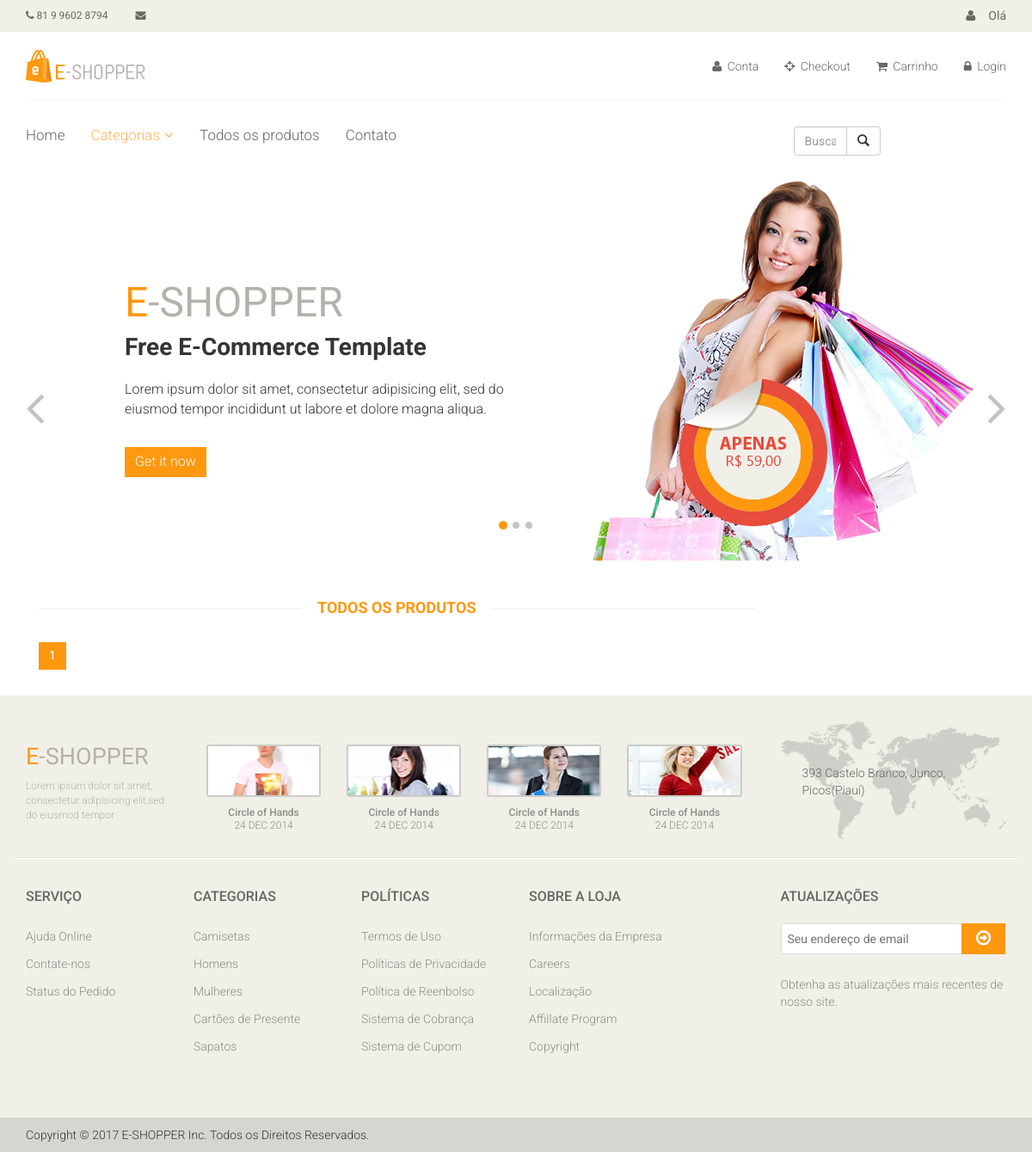
Page /catalogo/ on the earlier database version.
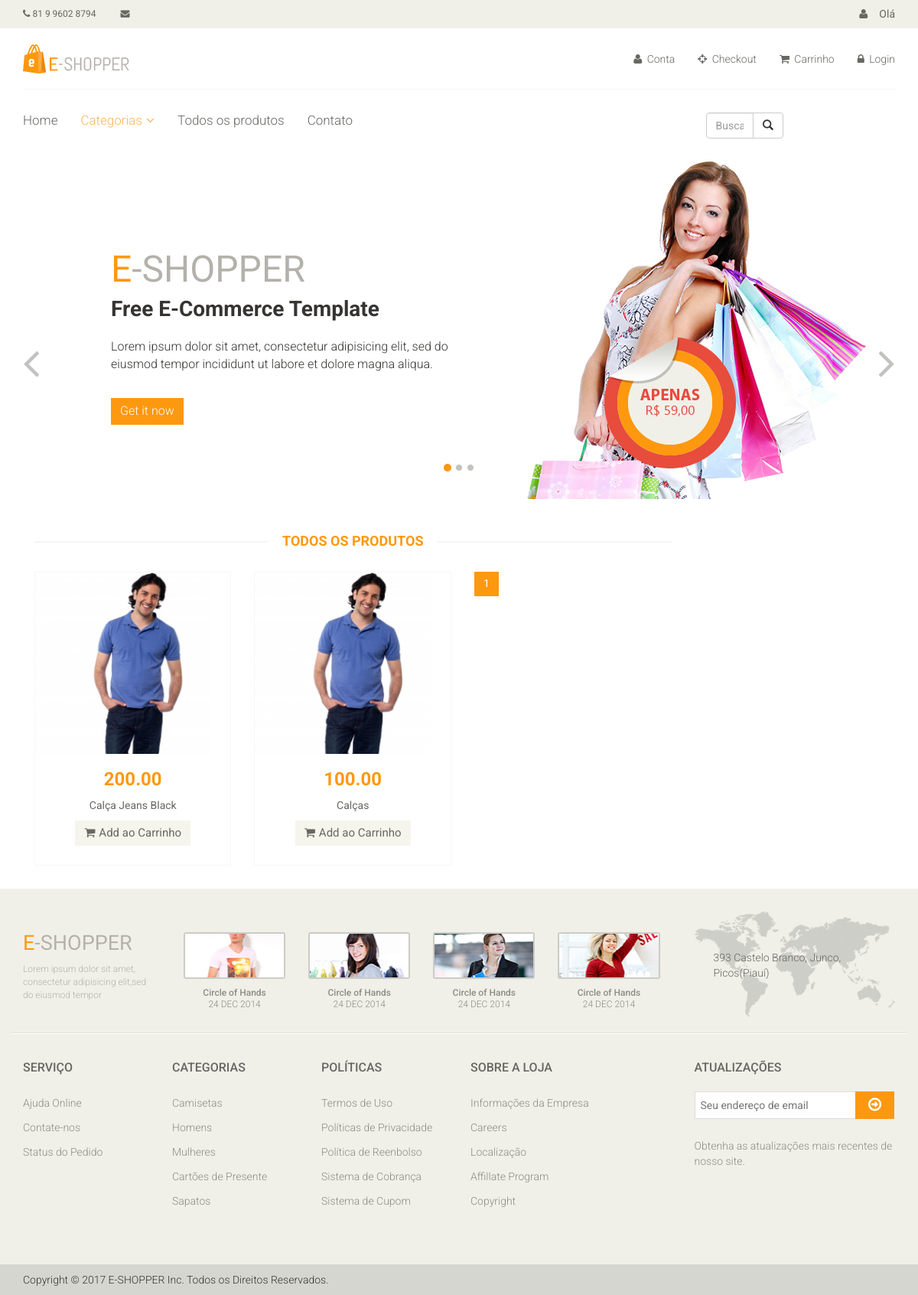
Same page on the later database version.
### catalog/models.py (models this page shows)
class Product(models.Model):
	name = models.CharField('Nome', max_length=100)
	slug = models.SlugField('Indetificador', max_length=100)
	category = models.ForeignKey('catalog.Category', verbose_name='Categoria')
	description = models.TextField('Descrição', blank=True)
	price = models.DecimalField('Preço', decimal_places=2, max_digits=10)
	created = models.DateTimeField('Criado em', auto_now_add=True)
	modified = models.DateTimeField('Modificado em', auto_now_add=True)
	class Meta:
		verbose_name = 'Produto'
		verbose_name_plural = 'Produtos'
		ordering = ['name']
	def __str__(self):
		return self.name
	def get_absolute_url(self):
		return reverse('catalog:product_detail', kwargs={'slug': self.slug})

### catalog/views.py (the view)
class ProductListView(generic.ListView):
	model = Product
	template_name = 'catalog/products.html'
	context_object_name = 'products'
	paginate_by = 9

### catalog/context_processors.py (called while the page is built)
def categories(request):
	return {
		'categories': Category.objects.all()
	}

### catalog/models.py (called while the page is built)
	def __str__(self):
		return self.name

	def get_absolute_url(self):
		return reverse('catalog:category', kwargs={'slug': self.slug})

### core/templatetags/pagination.py (called while the page is built)
@register.inclusion_tag('pagination.html')
def pagination(request, paginator, page_obj):
	context = {}
	context['paginator'] = paginator
	context['request'] = request
	context['page_obj'] = page_obj
	getvars = request.GET.copy()
	if 'page' in getvars:
		del getvars['page']
	if len(getvars) > 0:
		context['getvars'] = '&{0}'.format(getvars.urlencode())
	else:
		context['getvars'] = ''
	return context

### catalog/templates/catalog/products.html (shortened to what this page needs)
{% extends "base.html" %}
{% load pagination %}
{% block container %}
	<div class="col-sm-9 padding-right">
					<div class="features_items">
						<h2 class="title text-center">Todos os Produtos</h2>
						{% for product in products %}
							{% include "catalog/_product.html" %}
						{% endfor %}
						{% pagination request paginator page_obj %}
					</div>
				</div>
{% endblock %}

### core/templates/base.html (shortened to what this page needs)
<!DOCTYPE html>
{% load static %}
<html lang="en">
<head>
    <link href="{% static 'css/bootstrap.min.css' %}" rel="stylesheet">
    <link href="{% static 'css/font-awesome.min.css' %}" rel="stylesheet">
    <link href="{% static 'css/prettyPhoto.css' %}" rel="stylesheet">
    <link href="{% static 'css/price-range.css' %}" rel="stylesheet">
    <link href="{% static 'css/animate.css' %}" rel="stylesheet">
	<link href="{% static 'css/main.css' %}" rel="stylesheet">
	<link href="{% static 'css/responsive.css' %}" rel="stylesheet">
</head>
<body>
	<header id="header">
		<div class="header_top">
			<div class="container">
				<div class="row">
					<div class="col-sm-6 ">
						<div class="contactinfo">
							<ul class="nav nav-pills">
								<li><a href=""><i class="fa fa-phone"></i> 81 9 9602 8794</a></li>
								<li><a href=""><i class="fa fa-envelope"></i>  {{ user.email }}</a></li>
							</ul>
						</div>
					</div>
					<div class="col-sm-6">
						<div class="social-icons pull-right">
							<ul class="nav navbar-nav">
								{% if user.is_authenticated %}
									<li> <a href=""><i class="fa fa-user"></i>Olá, {{ user }}</a></li>
								{% else %}
									<li> <a href=""><i class="fa fa-user"></i>Olá</a></li>
								{% endif %}
							</ul>
						</div>
					</div>
				</div>
			</div>
		</div>
		<div class="header-middle">
			<div class="container">
				<div class="row">
					<div class="col-sm-4">
						<div class="logo pull-left">
							<a href="{% url 'index' %}"><img src="images/home/logo.png" alt="" /></a>
						</div>
					</div>
					<div class="col-sm-8">
						<div class="shop-menu pull-right">
							<ul class="nav navbar-nav">
								<li><a href="{% url 'accounts:index' %}"><i class="fa fa-user"></i> Conta</a></li>
								<li><a href="{% url 'checkout' %}"><i class="fa fa-crosshairs"></i> Checkout</a></li>
								<li><a href="{% url 'checkout:cart_item' %}"><i class="fa fa-shopping-cart"></i> Carrinho</a></li>
								{% if user.is_authenticated %}
									<li><a href="{% url 'logout' %}"><i class="fa fa-lock"></i>Sair</a></li>
								{% else %}
									<li><a href="{% url 'login' %}"><i class="fa fa-lock"></i> Login</a></li>
								{% endif %}
							</ul>
						</div>
					</div>
				</div>
			</div>
		</div>
		<div class="header-bottom">
			<div class="container">
				<div class="row">
					<div class="col-sm-9">
						<div class="mainmenu pull-left">
							<ul class="nav navbar-nav collapse navbar-collapse">
								<li><a href="{% url 'index' %}">Home</a></li>
								<li class="dropdown"><a href="#" class="active">Categorias<i class="fa fa-angle-down"></i></a>
                                </li>
								<li><a href="{% url 'catalog:products' %}">Todos os produtos</a></li>
								<li><a href="{% url 'contact' %}">Contato</a></li>
							</ul>
						</div>
					</div>
					<div class="col-sm-3">
						<div class="col-lg-6">
							<div class="input-group">
								<input type="text" class="form-control" placeholder="Buscar...">
								<span class="input-group-btn">
									<button class="btn btn-default" type="button"><span class="glyphicon glyphicon-search"></span></button>
								</span>
							</div>
						</div>
					</div>
				</div>
				</div>
			</div>
	</header>
	<section id="slider">
		{% block slider %}
		<div class="container">
			<div class="row">
				<div class="col-sm-12">
					<div id="slider-carousel" class="carousel slide" data-ride="carousel">
						<ol class="carousel-indicators">
							<li data-target="#slider-carousel" data-slide-to="0" class="active"></li>
							<li data-target="#slider-carousel" data-slide-to="1"></li>
							<li data-target="#slider-carousel" data-slide-to="2"></li>
						</ol>
						<div class="carousel-inner">
							<div class="item active">
								<div class="col-sm-6">
									<h1><span>E</span>-SHOPPER</h1>
									<h2>Free E-Commerce Template</h2>
									<p>Lorem ipsum dolor sit amet, consectetur adipisicing elit, sed do eiusmod tempor incididunt ut labore et dolore magna aliqua. </p>
									<button type="button" class="btn btn-default get">Get it now</button>
								</div>
								<div class="col-sm-6">
									<img src="images/home/girl1.jpg" class="girl img-responsive" alt="" />
									<img src="images/home/pricing.png"  class="pricing" alt="" />
								</div>
							</div>
						</div>
						<a href="#slider-carousel" class="left control-carousel hidden-xs" data-slide="prev">
							<i class="fa fa-angle-left"></i>
						</a>
						<a href="#slider-carousel" class="right control-carousel hidden-xs" data-slide="next">
							<i class="fa fa-angle-right"></i>
						</a>
					</div>
				</div>
			</div>
		</div>
		{% endblock %}
	</section>
	<section>
		<div class="container">
			<div class="row">
				{% block container %} {% endblock %}
			</div>
		</div>
	</section>
	<footer id="footer">
		<div class="footer-top">
			<div class="container">
				<div class="row">
					<div class="col-sm-2">
						<div class="companyinfo">
							<h2><span>e</span>-shopper</h2>
							<p>Lorem ipsum dolor sit amet, consectetur adipisicing elit,sed do eiusmod tempor</p>
						</div>
					</div>
					<div class="col-sm-7">
						<div class="col-sm-3">
							<div class="video-gallery text-center">
								<a href="#">
									<div class="iframe-img">
										<img src="images/home/iframe1.png" alt="" />
									</div>
								</a>
								<p>Circle of Hands</p>
								<h2>24 DEC 2014</h2>
							</div>
						</div>
						<div class="col-sm-3">
							<div class="video-gallery text-center">
								<a href="#">
									<div class="iframe-img">
										<img src="images/home/iframe2.png" alt="" />
									</div>
								</a>
								<p>Circle of Hands</p>
								<h2>24 DEC 2014</h2>
							</div>
						</div>
						<div class="col-sm-3">
							<div class="video-gallery text-center">
								<a href="#">
									<div class="iframe-img">
										<img src="images/home/iframe3.png" alt="" />
									</div>
								</a>
								<p>Circle of Hands</p>
								<h2>24 DEC 2014</h2>
							</div>
						</div>
						<div class="col-sm-3">
							<div class="video-gallery text-center">
								<a href="#">
									<div class="iframe-img">
										<img src="images/home/iframe4.png" alt="" />
									</div>
								</a>
								<p>Circle of Hands</p>
								<h2>24 DEC 2014</h2>
							</div>
						</div>
					</div>
					<div class="col-sm-3">
						<div class="address">
							<img src="images/home/map.png" alt="" />
							<p>393 Castelo Branco, Junco, Picos(Piauí)</p>
						</div>
					</div>
				</div>
			</div>
		</div>
		<div class="footer-widget">
			<div class="container">
				<div class="row">
					<div class="col-sm-2">
						<div class="single-widget">
							<h2>Serviço</h2>
							<ul class="nav nav-pills nav-stacked">
								<li><a href="#">Ajuda Online</a></li>
								<li><a href="#">Contate-nos</a></li>
								<li><a href="#">Status do Pedido</a></li>
							</ul>
						</div>
					</div>
					<div class="col-sm-2">
						<div class="single-widget">
							<h2>Categorias</h2>
							<ul class="nav nav-pills nav-stacked">
								<li><a href="#">Camisetas</a></li>
								<li><a href="#">Homens</a></li>
								<li><a href="#">Mulheres</a></li>
								<li><a href="#">Cartões de Presente</a></li>
								<li><a href="#">Sapatos</a></li>
							</ul>
						</div>
					</div>
					<div class="col-sm-2">
						<div class="single-widget">
							<h2>Políticas</h2>
							<ul class="nav nav-pills nav-stacked">
								<li><a href="#">Termos de Uso</a></li>
								<li><a href="#">Políticas de Privacidade</a></li>
								<li><a href="#">Política de Reenbolso</a></li>
								<li><a href="#">Sistema de Cobrança</a></li>
								<li><a href="#">Sistema de Cupom</a></li>
							</ul>
						</div>
					</div>
					<div class="col-sm-2">
						<div class="single-widget">
							<h2>Sobre a Loja</h2>
							<ul class="nav nav-pills nav-stacked">
								<li><a href="#">Informações da Empresa</a></li>
								<li><a href="#">Careers</a></li>
								<li><a href="#">Localização</a></li>
								<li><a href="#">Affillate Program</a></li>
								<li><a href="#">Copyright</a></li>
							</ul>
						</div>
					</div>
					<div class="col-sm-3 col-sm-offset-1">
						<div class="single-widget">
							<h2>Atualizações</h2>
							<form action="#" class="searchform">
								<input type="text" placeholder="Seu endereço de email" />
								<button type="submit" class="btn btn-default"><i class="fa fa-arrow-circle-o-right"></i></button>
								<p>Obtenha as atualizações mais recentes de
								nosso site.</p>
							</form>
						</div>
					</div>
				</div>
			</div>
		</div>
		<div class="footer-bottom">
			<div class="container">
				<div class="row">
					<p class="pull-left">Copyright © 2017 E-SHOPPER Inc. Todos os Direitos Reservados.</p>
				</div>
			</div>
		</div>
	</footer>
</body>
</html>

### catalog/templates/catalog/_product.html (shortened to what this page needs)
<div class="col-sm-4">
	<div class="product-image-wrapper">
		<div class="single-products">
			<div class="productinfo text-center">
				<img src="images/shop/product12.jpg" alt="" />
				<h2>{{ product.price }}</h2>
				<p>{{ product }}</p>
				<a href="#" class="btn btn-default add-to-cart"><i class="fa fa-shopping-cart"></i>Add ao Carrinho</a>
				</div>
					<a href="{{ product.get_absolute_url }}">
					<div class="product-overlay">
						<div class="overlay-content">
						</div>
					</div>
			</a>
		</div>
	</div>
</div>

### core/templates/pagination.html
<ul class="pagination">
	{% for page in paginator.page_range %}
		<li {% if page_obj.number == page %} class="active" {% endif %}><a href="?page={{ page }}{{ getvars }}">{{ page }}</a></li>
	{% endfor %}
</ul>

Differences in the rows shown:
added Product: price "200.00", name "Calça Jeans Black"
added Product: price "100.00", name "Calças"
